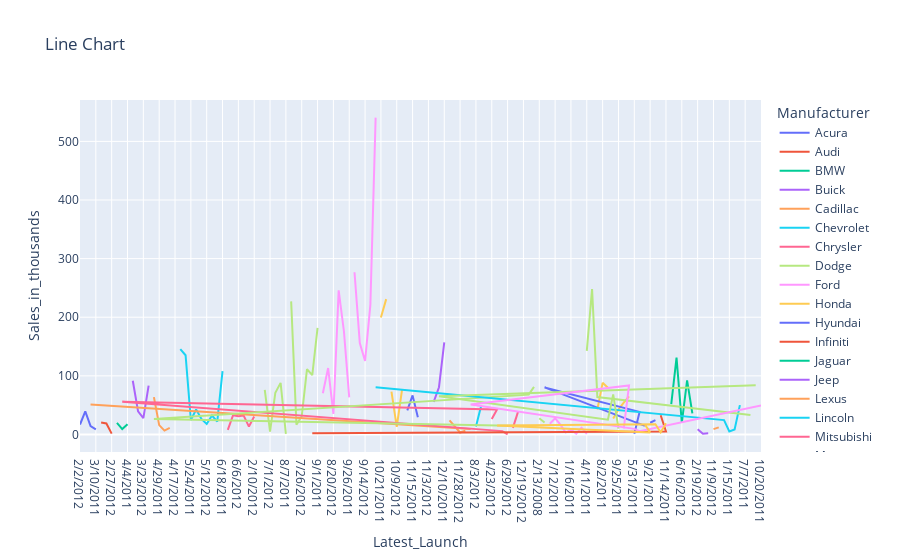

Notebook code cell kept with this figure:
### Code cell
code = f"""

params = {out['charts'][2]['parameters']}
params['data_frame'] = df
params['title'] = "{out['charts'][2]['title']}"

fig = {out['charts'][2]['chartType']}(**params)

fig.show()
"""

exec(code)

### Figure 1 — Plotly figure (JSON) as saved in the notebook; plotly's stock layout.template omitted (floating-point values rounded to 4 significant figures)
{"data": [{"hovertemplate": "Manufacturer=Acura<br>Vehicle_type=Passenger<br>Latest_Launch=%{x}<br>Sales_in_thousands=%{y}<extra></extra>", "legendgroup": "Acura", "line": {"color": "#636efa", "dash": "solid"}, "marker": {"symbol": "circle"}, "mode": "lines", "name": "Acura", "orientation": "v", "showlegend": true, "type": "scatter", "x": ["2/2/2012", "6/3/2011", "1/4/2012", "3/10/2011"], "xaxis": "x", "y": [16.92, 39.38, 14.11, 8.588], "yaxis": "y"}, {"hovertemplate": "Manufacturer=Audi<br>Vehicle_type=Passenger<br>Latest_Launch=%{x}<br>Sales_in_thousands=%{y}<extra></extra>", "legendgroup": "Audi", "line": {"color": "#EF553B", "dash": "solid"}, "marker": {"symbol": "circle"}, "mode": "lines", "name": "Audi", "orientation": "v", "showlegend": true, "type": "scatter", "x": ["10/8/2011", "8/9/2011", "2/27/2012"], "xaxis": "x", "y": [20.4, 18.78, 1.38], "yaxis": "y"}, {"hovertemplate": "Manufacturer=BMW<br>Vehicle_type=Passenger<br>Latest_Launch=%{x}<br>Sales_in_thousands=%{y}<extra></extra>", "legendgroup": "BMW", "line": {"color": "#00cc96", "dash": "solid"}, "marker": {"symbol": "circle"}, "mode": "lines", "name": "BMW", "orientation": "v", "showlegend": true, "type": "scatter", "x": ["6/28/2011", "1/29/2012", "4/4/2011"], "xaxis": "x", "y": [19.75, 9.231, 17.53], "yaxis": "y"}, {"hovertemplate": "Manufacturer=Buick<br>Vehicle_type=Passenger<br>Latest_Launch=%{x}<br>Sales_in_thousands=%{y}<extra></extra>", "legendgroup": "Buick", "line": {"color": "#ab63fa", "dash": "solid"}, "marker": {"symbol": "circle"}, "mode": "lines", "name": "Buick", "orientation": "v", "showlegend": true, "type": "scatter", "x": ["11/2/2011", "9/3/2011", "3/23/2012", "7/23/2011"], "xaxis": "x", "y": [91.56, 39.35, 27.85, 83.26], "yaxis": "y"}, {"hovertemplate": "Manufacturer=Cadillac<br>Vehicle_type=Passenger<br>Latest_Launch=%{x}<br>Sales_in_thousands=%{y}<extra></extra>", "legendgroup": "Cadillac", "line": {"color": "#FFA15A", "dash": "solid"}, "marker": {"symbol": "circle"}, "mode": "lines", "name": "Cadillac", "orientation": "v", "showlegend": true, "type": "scatter", "x": ["2/23/2012", "4/29/2011", "11/27/2011", "9/28/2011"], "xaxis": "x", "y": [63.73, 15.94, 6.536, 11.19], "yaxis": "y"}, {"hovertemplate": "Manufacturer=Cadillac<br>Vehicle_type=Car<br>Latest_Launch=%{x}<br>Sales_in_thousands=%{y}<extra></extra>", "legendgroup": "Cadillac", "line": {"color": "#FFA15A", "dash": "solid"}, "marker": {"symbol": "circle"}, "mode": "lines", "name": "Cadillac", "orientation": "v", "showlegend": false, "type": "scatter", "x": ["4/17/2012"], "xaxis": "x", "y": [14.79], "yaxis": "y"}, {"hovertemplate": "Manufacturer=Chevrolet<br>Vehicle_type=Passenger<br>Latest_Launch=%{x}<br>Sales_in_thousands=%{y}<extra></extra>", "legendgroup": "Chevrolet", "line": {"color": "#19d3f3", "dash": "solid"}, "marker": {"symbol": "circle"}, "mode": "lines", "name": "Chevrolet", "orientation": "v", "showlegend": true, "type": "scatter", "x": ["8/17/2011", "3/19/2012", "5/24/2011", "12/22/2011", "10/23/2011", "5/12/2012", "9/11/2011", "4/13/2012", "6/18/2011"], "xaxis": "x", "y": [145.5, 135.1, 24.63, 42.59, 26.4, 17.95, 32.3, 21.86, 108.0], "yaxis": "y"}, {"hovertemplate": "Manufacturer=Chrysler<br>Vehicle_type=Passenger<br>Latest_Launch=%{x}<br>Sales_in_thousands=%{y}<extra></extra>", "legendgroup": "Chrysler", "line": {"color": "#FF6692", "dash": "solid"}, "marker": {"symbol": "circle"}, "mode": "lines", "name": "Chrysler", "orientation": "v", "showlegend": true, "type": "scatter", "x": ["1/16/2012", "11/17/2011", "6/6/2012", "10/6/2011", "5/8/2012", "2/10/2012"], "xaxis": "x", "y": [7.854, 32.77, 31.15, 32.31, 13.46, 30.7], "yaxis": "y"}, {"hovertemplate": "Manufacturer=Chrysler<br>Vehicle_type=Car<br>Latest_Launch=%{x}<br>Sales_in_thousands=%{y}<extra></extra>", "legendgroup": "Chrysler", "line": {"color": "#FF6692", "dash": "solid"}, "marker": {"symbol": "circle"}, "mode": "lines", "name": "Chrysler", "orientation": "v", "showlegend": false, "type": "scatter", "x": ["7/13/2011"], "xaxis": "x", "y": [53.48], "yaxis": "y"}, {"hovertemplate": "Manufacturer=Dodge<br>Vehicle_type=Passenger<br>Latest_Launch=%{x}<br>Sales_in_thousands=%{y}<extra></extra>", "legendgroup": "Dodge", "line": {"color": "#B6E880", "dash": "solid"}, "marker": {"symbol": "circle"}, "mode": "lines", "name": "Dodge", "orientation": "v", "showlegend": true, "type": "scatter", "x": ["12/12/2011", "7/1/2012", "10/31/2011", "6/2/2012", "8/7/2011"], "xaxis": "x", "y": [76.03, 4.734, 71.19, 88.03, 0.916], "yaxis": "y"}, {"hovertemplate": "Manufacturer=Dodge<br>Vehicle_type=Car<br>Latest_Launch=%{x}<br>Sales_in_thousands=%{y}<extra></extra>", "legendgroup": "Dodge", "line": {"color": "#B6E880", "dash": "solid"}, "marker": {"symbol": "circle"}, "mode": "lines", "name": "Dodge", "orientation": "v", "showlegend": false, "type": "scatter", "x": ["3/6/2012", "1/6/2012", "7/26/2012", "11/25/2011", "6/27/2012", "9/1/2011"], "xaxis": "x", "y": [227.1, 16.77, 31.04, 111.3, 101.3, 181.7], "yaxis": "y"}, {"hovertemplate": "Manufacturer=Ford<br>Vehicle_type=Passenger<br>Latest_Launch=%{x}<br>Sales_in_thousands=%{y}<extra></extra>", "legendgroup": "Ford", "line": {"color": "#FF97FF", "dash": "solid"}, "marker": {"symbol": "circle"}, "mode": "lines", "name": "Ford", "orientation": "v", "showlegend": true, "type": "scatter", "x": ["3/31/2012", "1/31/2012", "8/20/2012", "12/20/2011", "7/22/2012", "9/26/2011"], "xaxis": "x", "y": [70.23, 113.4, 35.07, 245.8, 175.7, 63.4], "yaxis": "y"}, {"hovertemplate": "Manufacturer=Ford<br>Vehicle_type=Car<br>Latest_Launch=%{x}<br>Sales_in_thousands=%{y}<extra></extra>", "legendgroup": "Ford", "line": {"color": "#FF97FF", "dash": "solid"}, "marker": {"symbol": "circle"}, "mode": "lines", "name": "Ford", "orientation": "v", "showlegend": false, "type": "scatter", "x": ["4/25/2012", "2/25/2012", "9/14/2012", "1/14/2012", "8/16/2012"], "xaxis": "x", "y": [276.7, 155.8, 125.3, 220.7, 540.6], "yaxis": "y"}, {"hovertemplate": "Manufacturer=Honda<br>Vehicle_type=Passenger<br>Latest_Launch=%{x}<br>Sales_in_thousands=%{y}<extra></extra>", "legendgroup": "Honda", "line": {"color": "#FECB52", "dash": "solid"}, "marker": {"symbol": "circle"}, "mode": "lines", "name": "Honda", "orientation": "v", "showlegend": true, "type": "scatter", "x": ["10/21/2011", "5/20/2012"], "xaxis": "x", "y": [199.7, 230.9], "yaxis": "y"}, {"hovertemplate": "Manufacturer=Honda<br>Vehicle_type=Car<br>Latest_Launch=%{x}<br>Sales_in_thousands=%{y}<extra></extra>", "legendgroup": "Honda", "line": {"color": "#FECB52", "dash": "solid"}, "marker": {"symbol": "circle"}, "mode": "lines", "name": "Honda", "orientation": "v", "showlegend": false, "type": "scatter", "x": ["3/21/2012", "10/9/2012", "2/8/2012"], "xaxis": "x", "y": [73.2, 12.86, 76.03], "yaxis": "y"}, {"hovertemplate": "Manufacturer=Hyundai<br>Vehicle_type=Passenger<br>Latest_Launch=%{x}<br>Sales_in_thousands=%{y}<extra></extra>", "legendgroup": "Hyundai", "line": {"color": "#636efa", "dash": "solid"}, "marker": {"symbol": "circle"}, "mode": "lines", "name": "Hyundai", "orientation": "v", "showlegend": true, "type": "scatter", "x": ["9/10/2012", "11/15/2011", "6/14/2012"], "xaxis": "x", "y": [41.18, 66.69, 29.45], "yaxis": "y"}, {"hovertemplate": "Manufacturer=Infiniti<br>Vehicle_type=Passenger<br>Latest_Launch=%{x}<br>Sales_in_thousands=%{y}<extra></extra>", "legendgroup": "Infiniti", "line": {"color": "#EF553B", "dash": "solid"}, "marker": {"symbol": "circle"}, "mode": "lines", "name": "Infiniti", "orientation": "v", "showlegend": true, "type": "scatter", "x": ["4/15/2012"], "xaxis": "x", "y": [23.71], "yaxis": "y"}, {"hovertemplate": "Manufacturer=Jaguar<br>Vehicle_type=Passenger<br>Latest_Launch=%{x}<br>Sales_in_thousands=%{y}<extra></extra>", "legendgroup": "Jaguar", "line": {"color": "#00cc96", "dash": "solid"}, "marker": {"symbol": "circle"}, "mode": "lines", "name": "Jaguar", "orientation": "v", "showlegend": true, "type": "scatter", "x": ["11/3/2012"], "xaxis": "x", "y": [15.47], "yaxis": "y"}, {"hovertemplate": "Manufacturer=Jeep<br>Vehicle_type=Car<br>Latest_Launch=%{x}<br>Sales_in_thousands=%{y}<extra></extra>", "legendgroup": "Jeep", "line": {"color": "#ab63fa", "dash": "solid"}, "marker": {"symbol": "circle"}, "mode": "lines", "name": "Jeep", "orientation": "v", "showlegend": true, "type": "scatter", "x": ["3/4/2012", "10/5/2012", "12/10/2011"], "xaxis": "x", "y": [55.56, 80.56, 157.0], "yaxis": "y"}, {"hovertemplate": "Manufacturer=Lexus<br>Vehicle_type=Passenger<br>Latest_Launch=%{x}<br>Sales_in_thousands=%{y}<extra></extra>", "legendgroup": "Lexus", "line": {"color": "#FFA15A", "dash": "solid"}, "marker": {"symbol": "circle"}, "mode": "lines", "name": "Lexus", "orientation": "v", "showlegend": true, "type": "scatter", "x": ["7/9/2012", "5/10/2012", "11/28/2012", "3/29/2012"], "xaxis": "x", "y": [24.07, 12.7, 3.334, 6.375], "yaxis": "y"}, {"hovertemplate": "Manufacturer=Lexus<br>Vehicle_type=Car<br>Latest_Launch=%{x}<br>Sales_in_thousands=%{y}<extra></extra>", "legendgroup": "Lexus", "line": {"color": "#FFA15A", "dash": "solid"}, "marker": {"symbol": "circle"}, "mode": "lines", "name": "Lexus", "orientation": "v", "showlegend": false, "type": "scatter", "x": ["10/30/2012", "1/4/2012"], "xaxis": "x", "y": [9.126, 51.24], "yaxis": "y"}, {"hovertemplate": "Manufacturer=Lincoln<br>Vehicle_type=Passenger<br>Latest_Launch=%{x}<br>Sales_in_thousands=%{y}<extra></extra>", "legendgroup": "Lincoln", "line": {"color": "#19d3f3", "dash": "solid"}, "marker": {"symbol": "circle"}, "mode": "lines", "name": "Lincoln", "orientation": "v", "showlegend": true, "type": "scatter", "x": ["8/3/2012", "6/4/2012"], "xaxis": "x", "y": [13.8, 48.91], "yaxis": "y"}, {"hovertemplate": "Manufacturer=Lincoln<br>Vehicle_type=Car<br>Latest_Launch=%{x}<br>Sales_in_thousands=%{y}<extra></extra>", "legendgroup": "Lincoln", "line": {"color": "#19d3f3", "dash": "solid"}, "marker": {"symbol": "circle"}, "mode": "lines", "name": "Lincoln", "orientation": "v", "showlegend": false, "type": "scatter", "x": ["12/23/2012"], "xaxis": "x", "y": [22.93], "yaxis": "y"}, {"hovertemplate": "Manufacturer=Mitsubishi<br>Vehicle_type=Passenger<br>Latest_Launch=%{x}<br>Sales_in_thousands=%{y}<extra></extra>", "legendgroup": "Mitsubishi", "line": {"color": "#FF6692", "dash": "solid"}, "marker": {"symbol": "circle"}, "mode": "lines", "name": "Mitsubishi", "orientation": "v", "showlegend": true, "type": "scatter", "x": ["4/23/2012", "11/24/2012", "1/29/2012", "8/28/2012", "6/29/2012"], "xaxis": "x", "y": [26.23, 42.54, 55.62, 5.711, 0.11], "yaxis": "y"}, {"hovertemplate": "Manufacturer=Mitsubishi<br>Vehicle_type=Car<br>Latest_Launch=%{x}<br>Sales_in_thousands=%{y}<extra></extra>", "legendgroup": "Mitsubishi", "line": {"color": "#FF6692", "dash": "solid"}, "marker": {"symbol": "circle"}, "mode": "lines", "name": "Mitsubishi", "orientation": "v", "showlegend": false, "type": "scatter", "x": ["1/17/2012", "5/18/2012"], "xaxis": "x", "y": [11.34, 39.35], "yaxis": "y"}, {"hovertemplate": "Manufacturer=Mercury<br>Vehicle_type=Passenger<br>Latest_Launch=%{x}<br>Sales_in_thousands=%{y}<extra></extra>", "legendgroup": "Mercury", "line": {"color": "#B6E880", "dash": "solid"}, "marker": {"symbol": "circle"}, "mode": "lines", "name": "Mercury", "orientation": "v", "showlegend": true, "type": "scatter", "x": ["12/19/2012", "2/23/2012", "9/22/2012", "7/24/2012"], "xaxis": "x", "y": [14.35, 26.53, 67.96, 81.17], "yaxis": "y"}, {"hovertemplate": "Manufacturer=Mercury<br>Vehicle_type=Car<br>Latest_Launch=%{x}<br>Sales_in_thousands=%{y}<extra></extra>", "legendgroup": "Mercury", "line": {"color": "#B6E880", "dash": "solid"}, "marker": {"symbol": "circle"}, "mode": "lines", "name": "Mercury", "orientation": "v", "showlegend": false, "type": "scatter", "x": ["2/13/2008", "10/20/2009"], "xaxis": "x", "y": [27.61, 20.38], "yaxis": "y"}, {"hovertemplate": "Manufacturer=Mercedes-B<br>Vehicle_type=Passenger<br>Latest_Launch=%{x}<br>Sales_in_thousands=%{y}<extra></extra>", "legendgroup": "Mercedes-B", "line": {"color": "#FF97FF", "dash": "solid"}, "marker": {"symbol": "circle"}, "mode": "lines", "name": "Mercedes-B", "orientation": "v", "showlegend": true, "type": "scatter", "x": ["4/24/2011", "7/12/2011", "6/13/2011", "3/17/2011", "1/16/2011", "8/6/2011", "7/8/2011", "4/11/2011"], "xaxis": "x", "y": [18.39, 27.6, 16.77, 3.311, 7.998, 1.526, 11.59, 0.954], "yaxis": "y"}, {"hovertemplate": "Manufacturer=Mercedes-B<br>Vehicle_type=Car<br>Latest_Launch=%{x}<br>Sales_in_thousands=%{y}<extra></extra>", "legendgroup": "Mercedes-B", "line": {"color": "#FF97FF", "dash": "solid"}, "marker": {"symbol": "circle"}, "mode": "lines", "name": "Mercedes-B", "orientation": "v", "showlegend": false, "type": "scatter", "x": ["2/10/2011"], "xaxis": "x", "y": [28.98], "yaxis": "y"}, {"hovertemplate": "Manufacturer=Nissan<br>Vehicle_type=Passenger<br>Latest_Launch=%{x}<br>Sales_in_thousands=%{y}<extra></extra>", "legendgroup": "Nissan", "line": {"color": "#FECB52", "dash": "solid"}, "marker": {"symbol": "circle"}, "mode": "lines", "name": "Nissan", "orientation": "v", "showlegend": true, "type": "scatter", "x": ["8/31/2011", "8/2/2011", "5/6/2011"], "xaxis": "x", "y": [42.64, 88.09, 79.85], "yaxis": "y"}, {"hovertemplate": "Manufacturer=Nissan<br>Vehicle_type=Car<br>Latest_Launch=%{x}<br>Sales_in_thousands=%{y}<extra></extra>", "legendgroup": "Nissan", "line": {"color": "#FECB52", "dash": "solid"}, "marker": {"symbol": "circle"}, "mode": "lines", "name": "Nissan", "orientation": "v", "showlegend": false, "type": "scatter", "x": ["3/7/2011", "9/25/2011", "1/24/2011", "8/27/2011"], "xaxis": "x", "y": [27.31, 42.57, 54.16, 65.0], "yaxis": "y"}, {"hovertemplate": "Manufacturer=Oldsmobile<br>Vehicle_type=Passenger<br>Latest_Launch=%{x}<br>Sales_in_thousands=%{y}<extra></extra>", "legendgroup": "Oldsmobile", "line": {"color": "#636efa", "dash": "solid"}, "marker": {"symbol": "circle"}, "mode": "lines", "name": "Oldsmobile", "orientation": "v", "showlegend": true, "type": "scatter", "x": ["5/31/2011", "4/1/2011", "10/20/2009", "2/18/2011"], "xaxis": "x", "y": [1.112, 38.55, 80.25, 14.69], "yaxis": "y"}, {"hovertemplate": "Manufacturer=Oldsmobile<br>Vehicle_type=Car<br>Latest_Launch=%{x}<br>Sales_in_thousands=%{y}<extra></extra>", "legendgroup": "Oldsmobile", "line": {"color": "#636efa", "dash": "solid"}, "marker": {"symbol": "circle"}, "mode": "lines", "name": "Oldsmobile", "orientation": "v", "showlegend": false, "type": "scatter", "x": ["9/21/2011", "6/25/2011"], "xaxis": "x", "y": [20.02, 24.36], "yaxis": "y"}, {"hovertemplate": "Manufacturer=Plymouth<br>Vehicle_type=Passenger<br>Latest_Launch=%{x}<br>Sales_in_thousands=%{y}<extra></extra>", "legendgroup": "Plymouth", "line": {"color": "#EF553B", "dash": "solid"}, "marker": {"symbol": "circle"}, "mode": "lines", "name": "Plymouth", "orientation": "v", "showlegend": true, "type": "scatter", "x": ["4/26/2011", "11/14/2011", "6/27/2012"], "xaxis": "x", "y": [32.73, 5.24, 1.872], "yaxis": "y"}, {"hovertemplate": "Manufacturer=Plymouth<br>Vehicle_type=Car<br>Latest_Launch=%{x}<br>Sales_in_thousands=%{y}<extra></extra>", "legendgroup": "Plymouth", "line": {"color": "#EF553B", "dash": "solid"}, "marker": {"symbol": "circle"}, "mode": "lines", "name": "Plymouth", "orientation": "v", "showlegend": false, "type": "scatter", "x": ["4/24/2011"], "xaxis": "x", "y": [24.16], "yaxis": "y"}, {"hovertemplate": "Manufacturer=Pontiac<br>Vehicle_type=Passenger<br>Latest_Launch=%{x}<br>Sales_in_thousands=%{y}<extra></extra>", "legendgroup": "Pontiac", "line": {"color": "#00cc96", "dash": "solid"}, "marker": {"symbol": "circle"}, "mode": "lines", "name": "Pontiac", "orientation": "v", "showlegend": true, "type": "scatter", "x": ["1/25/2012", "11/26/2012", "6/16/2012", "10/15/2012", "5/18/2011"], "xaxis": "x", "y": [51.65, 131.1, 19.91, 92.36, 35.95], "yaxis": "y"}, {"hovertemplate": "Manufacturer=Pontiac<br>Vehicle_type=Car<br>Latest_Launch=%{x}<br>Sales_in_thousands=%{y}<extra></extra>", "legendgroup": "Pontiac", "line": {"color": "#00cc96", "dash": "solid"}, "marker": {"symbol": "circle"}, "mode": "lines", "name": "Pontiac", "orientation": "v", "showlegend": false, "type": "scatter", "x": ["7/22/2012"], "xaxis": "x", "y": [39.57], "yaxis": "y"}, {"hovertemplate": "Manufacturer=Porsche<br>Vehicle_type=Passenger<br>Latest_Launch=%{x}<br>Sales_in_thousands=%{y}<extra></extra>", "legendgroup": "Porsche", "line": {"color": "#ab63fa", "dash": "solid"}, "marker": {"symbol": "circle"}, "mode": "lines", "name": "Porsche", "orientation": "v", "showlegend": true, "type": "scatter", "x": ["2/19/2012", "12/21/2012", "7/11/2011"], "xaxis": "x", "y": [8.982, 1.28, 1.866], "yaxis": "y"}, {"hovertemplate": "Manufacturer=Saab<br>Vehicle_type=Passenger<br>Latest_Launch=%{x}<br>Sales_in_thousands=%{y}<extra></extra>", "legendgroup": "Saab", "line": {"color": "#FFA15A", "dash": "solid"}, "marker": {"symbol": "circle"}, "mode": "lines", "name": "Saab", "orientation": "v", "showlegend": true, "type": "scatter", "x": ["11/9/2012", "6/12/2011"], "xaxis": "x", "y": [9.191, 12.12], "yaxis": "y"}, {"hovertemplate": "Manufacturer=Saturn<br>Vehicle_type=Passenger<br>Latest_Launch=%{x}<br>Sales_in_thousands=%{y}<extra></extra>", "legendgroup": "Saturn", "line": {"color": "#19d3f3", "dash": "solid"}, "marker": {"symbol": "circle"}, "mode": "lines", "name": "Saturn", "orientation": "v", "showlegend": true, "type": "scatter", "x": ["8/16/2012", "3/16/2011", "1/15/2011", "8/5/2011", "12/4/2012"], "xaxis": "x", "y": [80.62, 24.55, 5.223, 8.472, 49.99], "yaxis": "y"}, {"hovertemplate": "Manufacturer=Subaru<br>Vehicle_type=Passenger<br>Latest_Launch=%{x}<br>Sales_in_thousands=%{y}<extra></extra>", "legendgroup": "Subaru", "line": {"color": "#FF6692", "dash": "solid"}, "marker": {"symbol": "circle"}, "mode": "lines", "name": "Subaru", "orientation": "v", "showlegend": true, "type": "scatter", "x": ["7/7/2011"], "xaxis": "x", "y": [47.11], "yaxis": "y"}, {"hovertemplate": "Manufacturer=Subaru<br>Vehicle_type=Car<br>Latest_Launch=%{x}<br>Sales_in_thousands=%{y}<extra></extra>", "legendgroup": "Subaru", "line": {"color": "#FF6692", "dash": "solid"}, "marker": {"symbol": "circle"}, "mode": "lines", "name": "Subaru", "orientation": "v", "showlegend": false, "type": "scatter", "x": ["9/10/2012"], "xaxis": "x", "y": [33.03], "yaxis": "y"}, {"hovertemplate": "Manufacturer=Toyota<br>Vehicle_type=Passenger<br>Latest_Launch=%{x}<br>Sales_in_thousands=%{y}<extra></extra>", "legendgroup": "Toyota", "line": {"color": "#B6E880", "dash": "solid"}, "marker": {"symbol": "circle"}, "mode": "lines", "name": "Toyota", "orientation": "v", "showlegend": true, "type": "scatter", "x": ["4/11/2011", "2/10/2011", "8/31/2011", "12/29/2012"], "xaxis": "x", "y": [142.5, 248.0, 63.85, 33.27], "yaxis": "y"}, {"hovertemplate": "Manufacturer=Toyota<br>Vehicle_type=Car<br>Latest_Launch=%{x}<br>Sales_in_thousands=%{y}<extra></extra>", "legendgroup": "Toyota", "line": {"color": "#B6E880", "dash": "solid"}, "marker": {"symbol": "circle"}, "mode": "lines", "name": "Toyota", "orientation": "v", "showlegend": false, "type": "scatter", "x": ["8/1/2011", "10/5/2012", "5/6/2011", "3/7/2011", "9/25/2011"], "xaxis": "x", "y": [84.09, 65.12, 25.11, 68.41, 9.835], "yaxis": "y"}, {"hovertemplate": "Manufacturer=Volkswagen<br>Vehicle_type=Passenger<br>Latest_Launch=%{x}<br>Sales_in_thousands=%{y}<extra></extra>", "legendgroup": "Volkswagen", "line": {"color": "#FF97FF", "dash": "solid"}, "marker": {"symbol": "circle"}, "mode": "lines", "name": "Volkswagen", "orientation": "v", "showlegend": true, "type": "scatter", "x": ["1/24/2011", "8/27/2011", "10/30/2012", "5/31/2011", "4/1/2011", "10/20/2011"], "xaxis": "x", "y": [9.761, 83.72, 51.1, 9.569, 5.596, 49.46], "yaxis": "y"}, {"hovertemplate": "Manufacturer=Volvo<br>Vehicle_type=Passenger<br>Latest_Launch=%{x}<br>Sales_in_thousands=%{y}<extra></extra>", "legendgroup": "Volvo", "line": {"color": "#FECB52", "dash": "solid"}, "marker": {"symbol": "circle"}, "mode": "lines", "name": "Volvo", "orientation": "v", "showlegend": true, "type": "scatter", "x": ["2/18/2011", "9/21/2011", "11/24/2012", "6/25/2011", "4/26/2011", "11/14/2011"], "xaxis": "x", "y": [16.96, 3.545, 15.24, 17.53, 3.493, 18.97], "yaxis": "y"}], "layout": {"legend": {"title": {"text": "Manufacturer"}, "tracegroupgap": 0}, "title": {"text": "Line Chart"}, "xaxis": {"anchor": "y", "domain": [0, 1], "title": {"text": "Latest_Launch"}}, "yaxis": {"anchor": "x", "domain": [0, 1], "title": {"text": "Sales_in_thousands"}}}}
